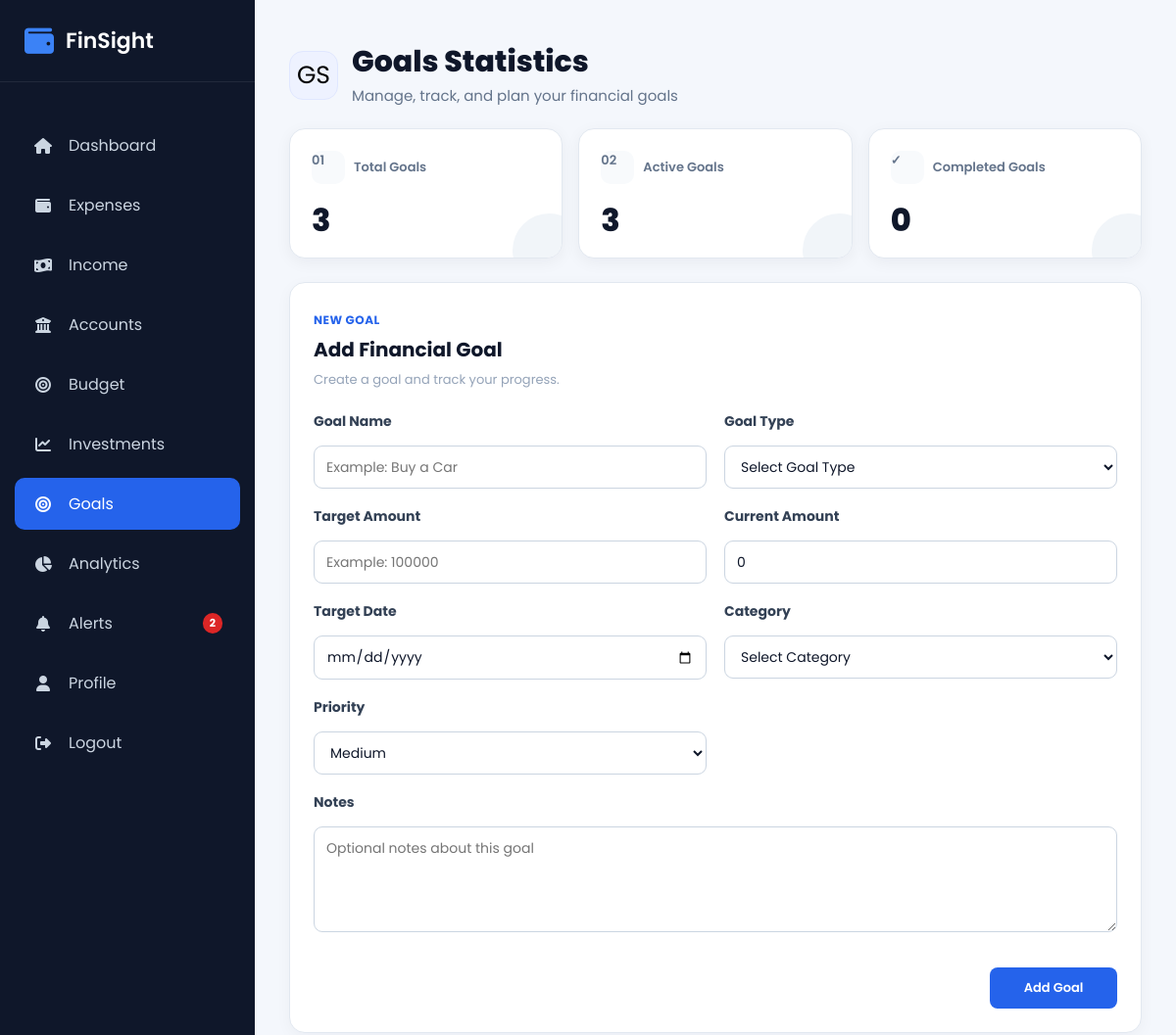
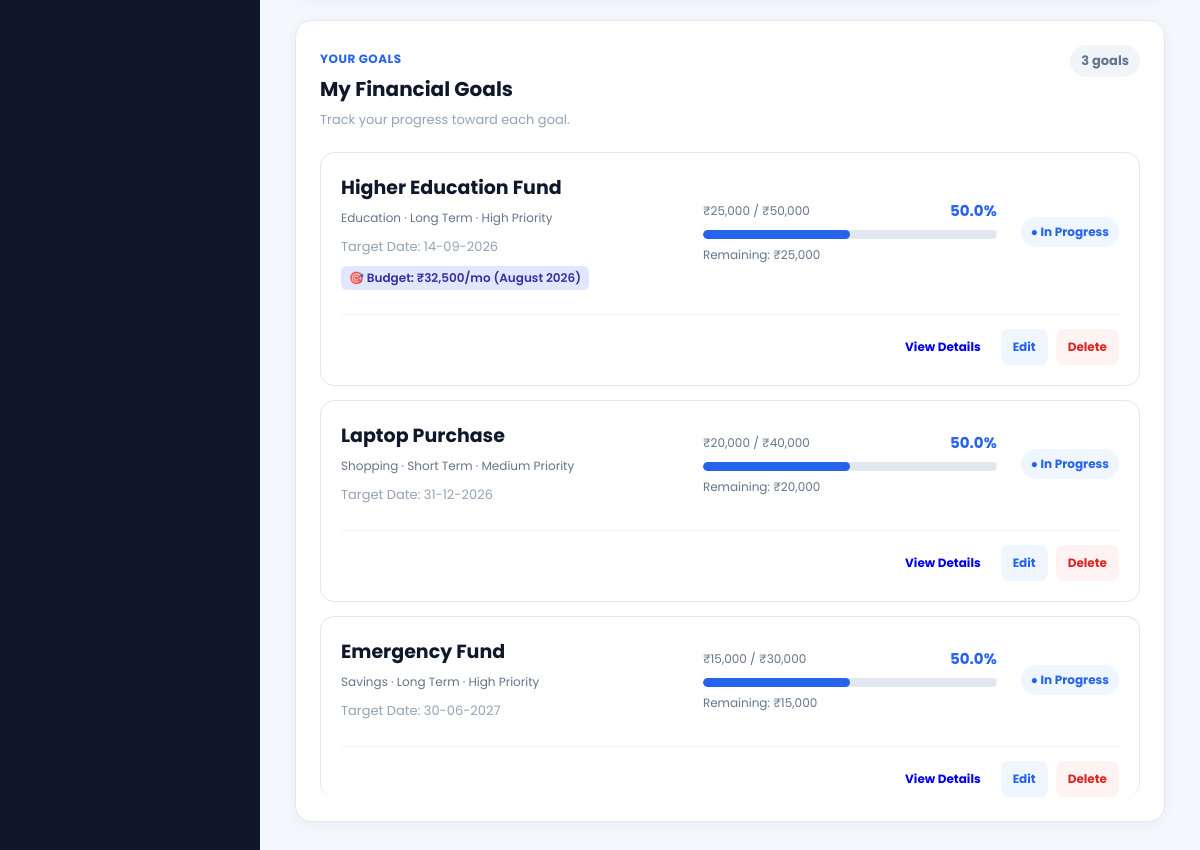
Screenshot of /goals (signed in) with the database file from the repository (2 pictures, top to bottom).
### models/goal.py (models this page shows, shortened)
class Goal(db.Model):
    __tablename__ = "goals"
    id = db.Column(
        db.Integer,
        primary_key=True
    )
    goal_name = db.Column(
        db.String(100),
        nullable=False
    )
    goal_type = db.Column(
        db.String(50),
        nullable=False
    )
    target_amount = db.Column(
        db.Float,
        nullable=False,
        default=0
    )
    current_amount = db.Column(
        db.Float,
        nullable=False,
        default=0
    )
    target_date = db.Column(
        db.Date,
        nullable=False
    )
    category = db.Column(
        db.String(50),
        nullable=False
    )
    priority = db.Column(
        db.String(20),
        nullable=False,
        default="Medium"
    )
    status = db.Column(
        db.String(30),
        nullable=False,
        default="In Progress"
    )
    notes = db.Column(
        db.Text
    )
    created_at = db.Column(
        db.DateTime,
        default=datetime.utcnow
    )
    updated_at = db.Column(
        db.DateTime,
        default=datetime.utcnow,
        onupdate=datetime.utcnow
    )
    user_id = db.Column(
        db.Integer,
        db.ForeignKey("users.id"),
        nullable=False
    )
    expenses = db.relationship(
        "Expense",
        back_populates="goal",
        lazy=True
    )

### models/budget.py (models this page shows)
class Budget(db.Model):
    __tablename__ = "budgets"
    id = db.Column(db.Integer, primary_key=True)
    monthly_budget = db.Column(db.Float, nullable=False)
    month = db.Column(db.String(20), nullable=False)
    year = db.Column(db.Integer, nullable=False)
    created_at = db.Column(
        db.DateTime,
        default=datetime.utcnow
    )
    user_id = db.Column(
        db.Integer,
        db.ForeignKey("users.id"),
        nullable=False
    )
    goal_id = db.Column(
        db.Integer,
        db.ForeignKey("goals.id"),
        nullable=True
    )
    goal = db.relationship(
        "Goal",
        backref=db.backref("budgets", lazy=True)
    )

### routes/goal.py (the view, shortened to what this page needs)
@goal.route("/goals", methods=["GET", "POST"])
@login_required
def goals():
    goals = Goal.query.filter_by(
        user_id=current_user.id
    ).order_by(
        Goal.target_date.asc()
    ).all()
    total_goals = len(goals)
    completed_goals = 0
    active_goals = 0
    for item in goals:
        if item.target_amount > 0:
            item.progress = round(
                (
                    item.current_amount
                    / item.target_amount
                ) * 100,
                2
            )
        else:
            item.progress = 0
        if item.progress > 100:
            item.progress = 100
        item.remaining_amount = max(
            item.target_amount
            - item.current_amount,
            0
        )
        if (
            item.target_amount > 0
            and item.current_amount
            >= item.target_amount
        ):
            item.status = "Completed"
            completed_goals += 1
        else:
            item.status = "In Progress"
            active_goals += 1
    return render_template(
        "goals.html",
        goals=goals,
        total_goals=total_goals,
        active_goals=active_goals,
        completed_goals=completed_goals
    )

### templates/goals.html (shortened to what this page needs)
{% extends "layout.html" %}
{% block css %}
<link
    rel="stylesheet"
    href="{{ url_for('static', filename='css/goal.css') }}"
>
{% endblock %}
{% block content %}
<div class="goal-page">
    <div class="goals-dashboard-header">
        <div class="goals-dashboard-icon">GS</div>
        <div>
            <h1>
                Goals Statistics
            </h1>
            <p>
                Manage, track, and plan your financial goals
            </p>
        </div>
    </div>
    <div class="goal-summary">
        <div class="goal-card">
            <div class="goal-card-label">
                <span class="goal-card-icon">01</span>
                <span>
                    Total Goals
                </span>
            </div>
            <h2>
                {{ total_goals }}
            </h2>
        </div>
        <div class="goal-card">
            <div class="goal-card-label">
                <span class="goal-card-icon">02</span>
                <span>
                    Active Goals
                </span>
            </div>
            <h2>
                {{ active_goals }}
            </h2>
        </div>
        <div class="goal-card">
            <div class="goal-card-label">
                <span class="goal-card-icon">
                    ✓
                </span>
                <span>
                    Completed Goals
                </span>
            </div>
            <h2>
                {{ completed_goals }}
            </h2>
        </div>
    </div>
    <div class="goal-box">
        <div class="goal-header">
            <div>
                <span class="section-kicker">
                    New Goal
                </span>
                <h2>
                    Add Financial Goal
                </h2>
                <p>
                    Create a goal and track your progress.
                </p>
            </div>
        </div>
        <form method="POST">
            <div class="goal-form-row">
                <div class="form-group">
                    <label>
                        Goal Name
                    </label>
                    <input
                        type="text"
                        name="goal_name"
                        placeholder="Example: Buy a Car"
                        required
                    >
                </div>
                <div class="form-group">
                    <label>
                        Goal Type
                    </label>
                    <select
                        name="goal_type"
                        required
                    >
                        <option value="">
                            Select Goal Type
                        </option>
                    </select>
                </div>
            </div>
            <div class="goal-form-row">
                <div class="form-group">
                    <label>
                        Target Amount
                    </label>
                    <input
                        type="number"
                        name="target_amount"
                        step="0.01"
                        min="0"
                        placeholder="Example: 100000"
                        required
                    >
                </div>
                <div class="form-group">
                    <label>
                        Current Amount
                    </label>
                    <input
                        type="number"
                        name="current_amount"
                        step="0.01"
                        min="0"
                        value="0"
                        required
                    >
                </div>
            </div>
            <div class="goal-form-row">
                <div class="form-group">
                    <label>
                        Target Date
                    </label>
                    <input
                        type="date"
                        name="target_date"
                        required
                    >
                </div>
                <div class="form-group">
                    <label>
                        Category
                    </label>
                    <select
                        name="category"
                        required
                    >
                        <option value="">
                            Select Category
                        </option>
                    </select>
                </div>
            </div>
            <div class="goal-form-row">
                <div class="form-group">
                    <label>
                        Priority
                    </label>
                    <select
                        name="priority"
                        required
                    >
                        <option value="Medium" selected>
                            Medium
                        </option>
                    </select>
                </div>
            </div>
            <div class="form-group">
                <label>
                    Notes
                </label>
                <textarea
                    name="notes"
                    rows="4"
                    placeholder="Optional notes about this goal"
                ></textarea>
            </div>
            <div class="goal-submit-row">
                <button
                    type="submit"
                    class="btn-primary"
                >
                    Add Goal
                </button>
            </div>
        </form>
    </div>
    <div class="goal-box">
        <div class="goal-header">
            <div>
                <span class="section-kicker">
                    Your Goals
                </span>
                <h2>
                    My Financial Goals
                </h2>
                <p>
                    Track your progress toward each goal.
                </p>
            </div>
            <span class="goal-list-count">
                {{ total_goals }} goals
            </span>
        </div>
        {% if goals %}
            {% for goal in goals %}
                <div class="goal-item">
                    <div class="goal-info">
                        <h3>
{{ goal.goal_name }}
                        </h3>
                        <p>
                            {{ goal.category }}
                            ·
                            {{ goal.goal_type }}
                            ·
                            {{ goal.priority }} Priority
                        </p>
                        <small>
                            Target Date:
                            {{ goal.target_date.strftime("%d-%m-%Y") }}
                        </small>
                        {% if goal.budgets and goal.budgets|length > 0 %}
                            <div style="margin-top: 6px;">
                                <span style="font-size: 12px; background: #e0e7ff; color: #3730a3; padding: 3px 8px; border-radius: 6px; font-weight: 600; display: inline-flex; align-items: center; gap: 4px;">
                                    🎯 Budget: ₹{{ "{:,.0f}".format(goal.budgets[0].monthly_budget) }}/mo ({{ goal.budgets[0].month }} {{ goal.budgets[0].year }})
                                </span>
                            </div>
                        {% endif %}
                    </div>
                    <div class="goal-progress">
                        <div class="goal-progress-top">
                            <span>
                                ₹{{ "{:,.0f}".format(
                                    goal.current_amount or 0
                                ) }}
                                /
                                ₹{{ "{:,.0f}".format(
                                    goal.target_amount or 0
                                ) }}
                            </span>
                            <strong>
                                {{ goal.progress or 0 }}%
                            </strong>
                        </div>
                        <div class="progress-bar">
                            <div
                                class="progress-fill"
                                style="width: {{ [goal.progress or 0, 100]|min }}%;"
                            ></div>
                        </div>
                        <small>
                            Remaining:
                            ₹{{ "{:,.0f}".format(
                                goal.remaining_amount or 0
                            ) }}
                        </small>
                    </div>
                    <div class="goal-status">
                        {% if goal.status == "Completed" %}
                            <span class="status-completed">
                                ✓ Completed
                            </span>
                        {% else %}
                            <span class="status-active">
                                ● In Progress
                            </span>
                        {% endif %}
                    </div>
                    <div class="goal-actions">
                        <a
                            href="{{ url_for(
                                'goal.goal_details',
                                id=goal.id
                            ) }}"
                            class="btn-details"
                        >
                            View Details
                        </a>
                        <a
                            href="{{ url_for(
                                'goal.edit_goal',
                                id=goal.id
                            ) }}"
                            class="btn-edit"
                        >
                            Edit
                        </a>
                        <a
                            href="{{ url_for(
                                'goal.delete_goal',
                                id=goal.id
                            ) }}"
                            class="btn-delete"
                            onclick="return confirm(
                                'Are you sure you want to delete this goal?'
                            )"
                        >
                            Delete
                        </a>
                    </div>
                </div>
            {% endfor %}
        {% endif %}
    </div>
</div>
{% endblock %}

### rows the page displays
Goal: goal_name "Higher Education Fund", category "Education", goal_type "Long Term", priority "High", target_date "14-09-2026", month "August", year "2026", current_amount "25,000", target_amount "50,000", progress "50.0", remaining_amount "25,000", status "● In Progress"
Budget: monthly_budget "32,500"
Goal: goal_name "Laptop Purchase", category "Shopping", goal_type "Short Term", priority "Medium", target_date "31-12-2026", current_amount "20,000", target_amount "40,000", progress "50.0", remaining_amount "20,000", status "● In Progress"
Goal: goal_name "Emergency Fund", category "Savings", goal_type "Long Term", priority "High", target_date "30-06-2027", current_amount "15,000", target_amount "30,000", progress "50.0", remaining_amount "15,000", status "● In Progress"

### other values shown
{{ unread_alerts_count }} "2"
{{ total_goals }} "3"
{{ active_goals }} "3"
{{ completed_goals }} "0"
